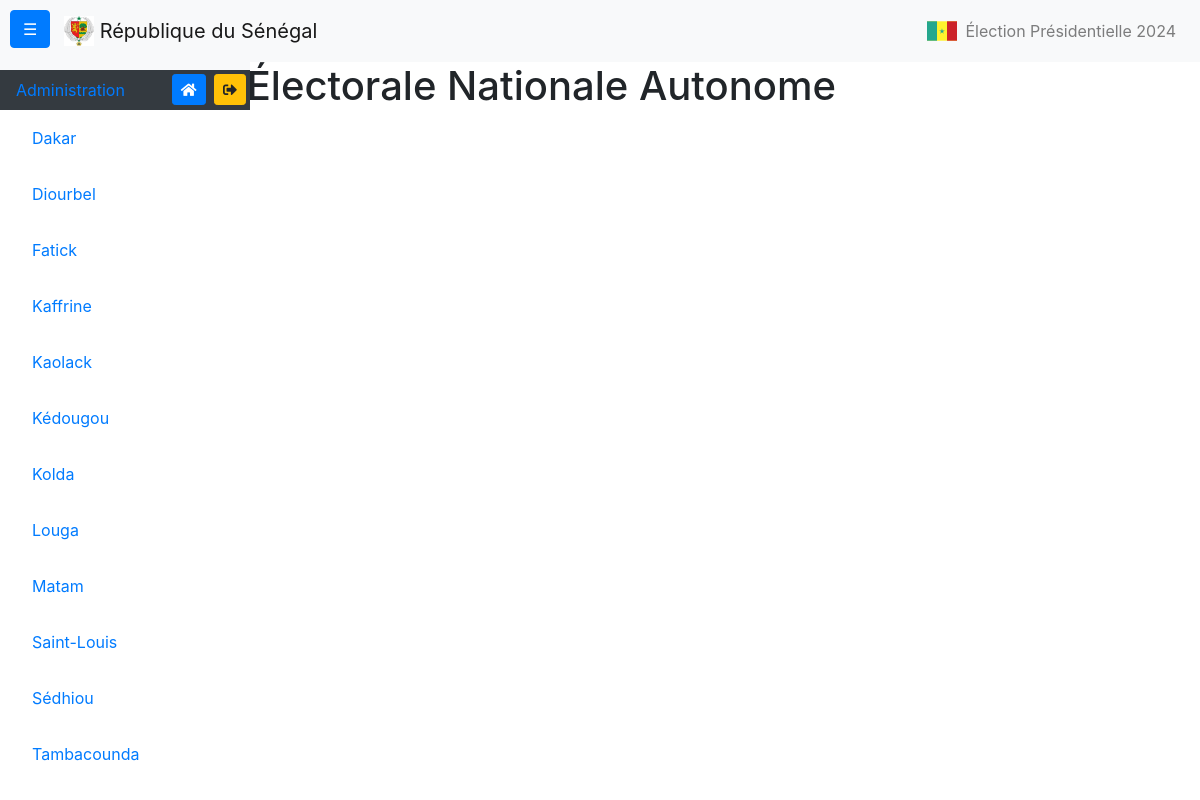
The app's page /home.php (signed in) with its own data.
### tables this page shows
CREATE TABLE `departements` (
  `id` int(11) NOT NULL,
  `rid` int(11) NOT NULL,
  `departement` varchar(255) NOT NULL
);

CREATE TABLE `regions` (
  `id` int(11) NOT NULL,
  `region` enum('Dakar','Diourbel','Fatick','Kaffrine','Kaolack','Kédougou','Kolda','Louga','Matam','Saint-Louis','Sédhiou','Tambacounda','Thiès','Ziguinchor') NOT NULL
);

### includes/requests.php (called while the page is built, shortened)
<?php
function get_departement($connexion) {
    try {
        $requete = $connexion->prepare("SELECT regions.id AS rid, regions.region AS region, departements.departement AS departement, departements.id AS did
                                        FROM regions INNER JOIN departements ON regions.id = departements.rid");
        $requete->execute();
        $resultats = $requete->fetchAll(PDO::FETCH_ASSOC);
        return $resultats;
    } catch(PDOException $erreur) {
        echo "Erreur lors de la récupération des départements : " . $erreur->getMessage();
        return false;
    }
}
?>

### includes/sidebar_cena.php (the view, shortened to what this page needs)
<?php
$departements = get_departement($connexion);
if ($departements) {
    include 'sidebar_comp_head.php';
$currentRegion = '';
foreach ($departements as $departement) {
    $region = $departement['region'];
    if ($region !== $currentRegion) {
        if ($currentRegion !== '') {
            echo '</li>';
        }
        echo '<li class="nav-item bg-white">';
        echo '<div class="d-flex nav-link justify-content-between">';
        echo '<a href="#" class="d-flex nav-link align-items-center" data-toggle="collapse" data-target="#' . strtolower($region) . '">' . $region . '</a>';
        echo '</div>';
        $currentRegion = $region;
    }
}
    echo '</li>';
} else {
    echo "Aucun département trouvé.";
}
?>

### records on screen
departements: rid.region "Dakar"
departements: rid.region "Diourbel"
departements: rid.region "Fatick"
departements: rid.region "Kaffrine"
departements: rid.region "Kaolack"
departements: rid.region "Kédougou"
departements: rid.region "Kolda"
departements: rid.region "Louga"
departements: rid.region "Matam"
departements: rid.region "Saint-Louis"
departements: rid.region "Sédhiou"
departements: rid.region "Tambacounda"
